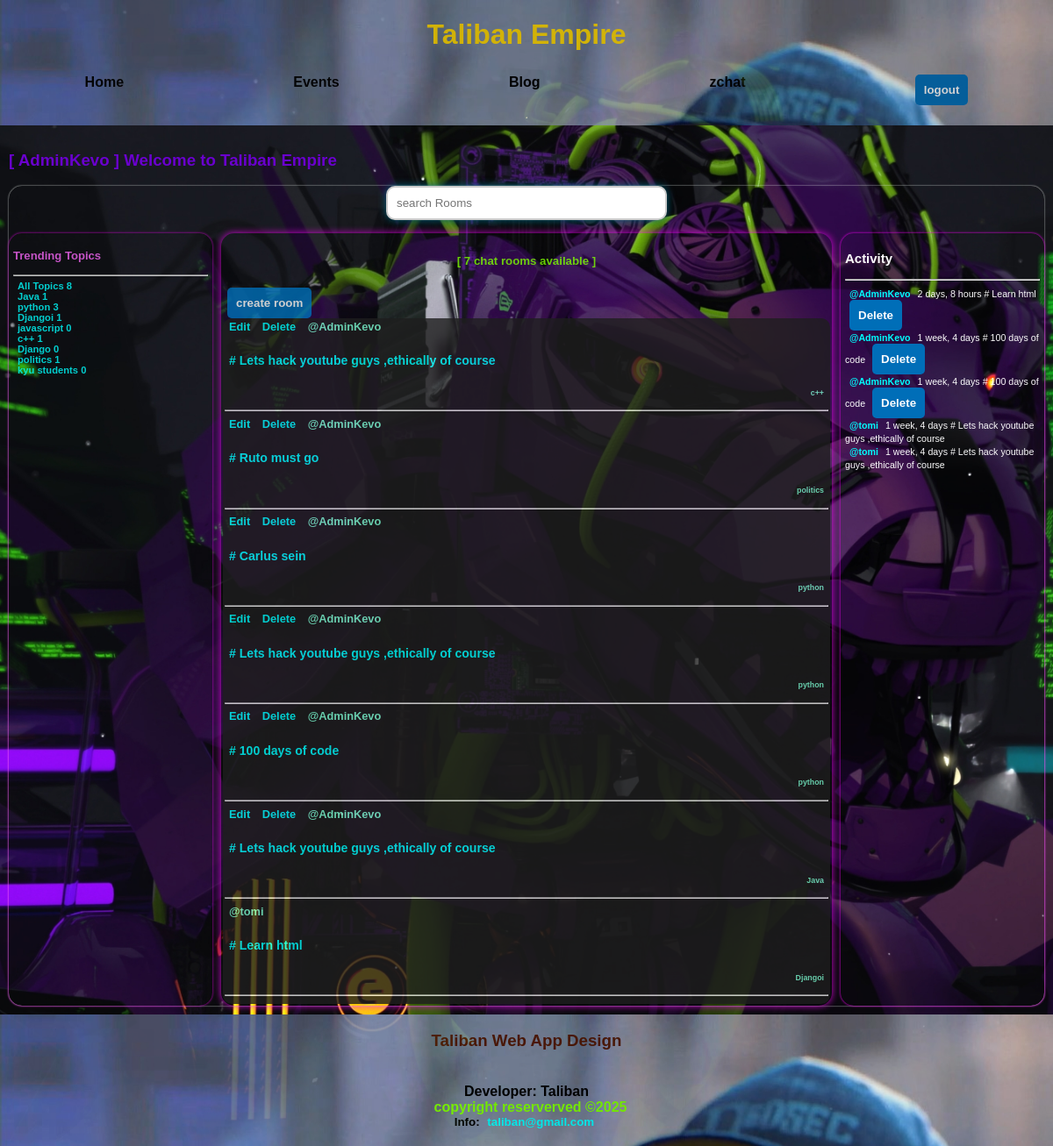
The page /zchat/ (signed in) on the database its author committed.
### zchat/models.py (models this page shows, shortened)
class Topic(models.Model):
    name = models.CharField(max_length=200)

class Room(models.Model):
    host = models.ForeignKey(User, on_delete=models.SET_NULL, null=True)
    topic = models.ForeignKey(Topic, on_delete=models.SET_NULL, null=True)
    name = models.CharField(max_length=200)
    description = models.TextField(null=True, blank=True)
    participants = models.ManyToManyField(User, related_name='participants', blank=True)
    updated = models.DateTimeField(auto_now=True)
    created = models.DateTimeField(auto_now_add=True)
    class Meta:
        ordering = ['-updated', '-created']
    def __str__(self):
        return self.name

class Message(models.Model):
    user = models.ForeignKey(User, on_delete=models.CASCADE)
    room = models.ForeignKey(Room, on_delete=models.CASCADE)
    body = models.TextField()
    updated = models.DateTimeField(auto_now=True)
    created = models.DateTimeField(auto_now_add=True)
    class Meta:
        ordering = ['-updated', '-created']

### zchat/views.py (the view)
# urls.py: 2. Add a URL to urlpatterns:  path('', views.home, name='home')
@login_required(login_url="login")
def home(request):
    q = request.GET.get('q') if request.GET.get('q') != None else ''
    rooms = Room.objects.filter(Q(topic__name__icontains = q) |
                                Q(name__icontains = q) |
                                Q(description__icontains = q)
                                )
    topics = Topic.objects.all()
    room_count = rooms.count()
    room_messages = Message.objects.filter(Q(room__topic__name__icontains=q))
    context = {
        'rooms': rooms,
        'topics':topics,
        'room_count': room_count,
        'room_messages': room_messages,
    }
    return render(request, "zchat/zchatHome.html", context)

### zchat/templates/zchat/zchatHome.html (shortened to what this page needs)
{% extends 'main.html' %}
        {% block content %}
        <div class="zchat-page">
                <div class="search-bar">
                        <form class="one-input" method="GET" action="{% url 'zchathome' %}">
                                <input id="search" type="search" name="q" placeholder="search Rooms"/>
                        </form>
                </div>
                <div class="zchat-container">
                        <div class="topics">
                                {% include 'zchat/topics_component.html' %}
                        </div>
                        <div class="m-room">
                                <h5 style="color: chartreuse; text-align: center;"> [ {{room_count}} chat rooms available ]</h5>
                                <a  href="{% url 'create-room' %}"><button >create room</button></a>
                                <br>
                                {% include 'zchat/feed_component.html' %}
                        </div>
                        <div class="recent-activity">
                                {% include 'zchat/activity_component.html' %}
                        </div>
                </div>
        </div>
        {% endblock %}

### templates/main.html (shortened to what this page needs)
<!DOCTYPE html>
{% load static %}
<html>
<head>
    <link rel='stylesheet' type='text/css' media='screen' href="{% static 'css/maino.css' %}">
    <link rel="stylesheet" href="{% static 'js' %}"/>
</head>
<body class="main-body">
    <header class="main-header">
        <h1 class="mname">Taliban Empire</h1>
        <nav class="naive">
            <a href="{% url 'index' %}">Home</a>
            <a href="{% url 'events' %}">Events</a>
            <a href="{% url 'posts' %} ">Blog</a>
            <a href="{% url 'zchathome' %}">zchat</a>
            {% if user.is_authenticated %}
            <a href="{% url 'logout' %}"><button>logout</button></a>
            {% else %}
            <a href="{% url 'login' %}?next={{request.path}}"><button>login</button></a>
            <a href="{% url 'register' %}"><button>SignUp</button></a>
            {% endif %}
        </nav>
        <hr>
    </header>
    <main class="main-content">
        {% if user.is_authenticated %}
        <h3 style="color: rgb(106, 0, 206);"> [ {{user.username}} ] Welcome to Taliban Empire</h3>
        {% else %}
        <h3>Welcome to Taliban Empire</h3>
        {% endif %}
        <div class="my-pgs">
        {% block content %}
        {% endblock %}
        </div>
    </main>
    <footer class="main-footer">
        <h3 style="align-self: center;">Taliban Web App Design</h3>
        <div class="tlbdes">
            <div class="tlbdes">
                Developer: Taliban
                <span style="color: chartreuse; margin-left: 9px;">copyright reserverved &copy;2025 </span>
                <small>Info: <a herf=" ">taliban@gmail.com</a></small>
            </div>
        </div>
    </footer>
</body>
</html>

### zchat/templates/zchat/topics_component.html
<h3 style="color: hsl(300, 88%, 68%);">Trending Topics</h3>
<hr>
<a href="{% url 'zchathome' %}">All Topics<span> {{topics.count}} </span></a>
{% for topic in topics %}
<div>
        <a href="{% url 'zchathome' %}?q={{topic.name}}"> {{topic.name}} <span style="text-align: end;"> {{topic.room_set.all.count}} </span></a>
</div>
{% endfor %}

### zchat/templates/zchat/feed_component.html (shortened to what this page needs)
<div class="room-specific">
    {% for room in rooms %}
    {% if request.user == room.host %}
    <a href="{% url 'update-room' room.id %}">Edit</a>
    <a href="{% url 'delete-room' room.id %}">Delete</a>
    {% endif %}
    <a href="{% url 'user-profile' room.host.id %}"><span style="color: aquamarine;">@{{room.host.username}} </span></a>
    <h5 class="my-h5-p" style="font-size: 1.1em;">  <a href="{% url 'zchatroom' room.id %}"># {{room.name}} </a> </h5>
    <small> <h5 class="my-h5-p" style=" color: aquamarine; text-align: end; padding-right: 5px;">{{room.topic.name}}</h5></small>
    <hr>
    {% endfor %}
</div>

### zchat/templates/zchat/activity_component.html
<h3>Activity</h3>
<hr>
{% for room_message in room_messages %}
<div>
        <small><a href="{% url 'user-profile' room_message.user.id %}">@{{room_message.user}}</a> {{room_message.created | timesince}} </small>
        <small># {{room_message.room}} </small>
        {% if request.user == room_message.user %}
        <a href="{% url 'delete-message' room_message.id %}"><small><button>Delete</button></small></a>
        {% endif %}
</div>
{% endfor %}

### static/css/maino.css (style rules this page uses)
* { box-sizing: border-box; }
.main-header { display: flex; background-color: hsl(207, 75%, 61%); background-image: url(../images/wallhaven-6ql7el.jpg); flex-direction: column; text-align: center; flex-wrap: wrap; flex-grow: 1; flex-shrink: 1; opacity: 0.8; }
.main-header .naive { display: flex; flex-direction: row; flex-wrap: wrap; justify-content: center; }
.main-header .mname { color: gold; animation-name: rotate; animation-timing-function: linear; animation-duration: 7s; animation-iteration-count: infinite; animation-direction: alternate; animation-play-state: running; }
.main-body { background-color: rgb(165, 209, 245); margin: 0px; font-family: Arial, Helvetica, sans-serif; display: flex; flex-direction: column; flex-wrap: wrap; background-image: url(../images/background.jpg); background-position: center; background-repeat: no-repeat; background-size: cover; background-attachment: fixed; backdrop-filter: blur(); }
.main-content { min-height: 100vh; padding: 10px; }
.main-footer { display: flex; flex-wrap: wrap; flex-direction: column; background-color: hsl(207, 59%, 62%); text-align: center; opacity: 0.9; background-image: url(../images/wallhaven-6ql7el.jpg); }
.main-footer .tlbdes { display: flex; flex-wrap: wrap; flex-direction: column; font-weight: bold; padding: 10px; }
.main-footer h3 { color: hsl(16, 84%, 17%); }
button { padding: 10px; background-color: #0070ba; color: #fff; border: none; border-radius: 5px; cursor: pointer; font-weight: bold; }
.naive a { flex-grow: 1; flex-shrink: 1; text-decoration: none; color: hsl(0, 0%, 0%); font-weight: bold; text-align: center; }
a { text-decoration: none; color: aqua; font-weight: bold; padding: 5px; }
input { margin-bottom: 15px; padding: 10px; border-radius: 10px; border: 2px solid #ccc; box-shadow: 0 0 10px hsl(192, 95%, 24%); min-width: 40vh; }
.my-pgs { display: flex; flex-direction: column; flex-grow: 1; flex-shrink: 1; flex-wrap: wrap; }
.zchat-page { display: flex; flex-direction: column; flex-wrap: wrap; align-items: center; box-shadow: 0 0 2px rgb(229, 235, 230); border-radius: 15px; }
.zchat-container { display: flex; display:grid; grid-template-columns: 1fr 3fr 1fr; grid-column-gap: 10px; }
.topics { color: rgb(255, 255, 255); border-radius: 15px; box-shadow: 0 0 3px hsl(300, 100%, 51%); font-size: 0.7em; opacity: 0.8; padding: 5px; max-width: 100%; flex-grow: 1; flex-shrink: 5; }
.m-room { color: white; border-radius: 15px; padding: 2px; box-shadow: 0 0 8px hsl(300, 100%, 51%); opacity: 0.8; flex-grow: 5; flex-shrink: 1; }
.recent-activity { border-radius: 15px; padding: 5px; color: white; box-shadow: 0 0 3px hsl(300, 100%, 51%); opacity: 0.99; font-size: 0.8em; flex-grow: 1; flex-shrink: 5; }
.room-specific { border-radius: 10px; background-color: hsl(0, 2%, 12%); padding: 2px; font-size: 0.8em; }
.my-h5-p { color: aquamarine; }

### rows shown on the page
Topic: name "Java", room_set.all.count "1"
Topic: name "python", room_set.all.count "3"
Topic: name "Djangoi", room_set.all.count "1"
Topic: name "javascript", room_set.all.count "0"
Topic: name "c++", room_set.all.count "1"
Topic: name "Django", room_set.all.count "0"
Topic: name "politics", room_set.all.count "1"
Topic: name "kyu students", room_set.all.count "0"
Room: shows "Edit", host.username "AdminKevo", name "Lets hack youtube guys ,ethically of course", topic.name "c++"
Room: shows "Edit", host.username "AdminKevo", name "Ruto must go", topic.name "politics"
Room: shows "Edit", host.username "AdminKevo", name "Carlus sein", topic.name "python"
Room: shows "Edit", host.username "AdminKevo", name "Lets hack youtube guys ,ethically of course", topic.name "python"
Room: shows "Edit", host.username "AdminKevo", name "100 days of code", topic.name "python"
Room: shows "Edit", host.username "AdminKevo", name "Lets hack youtube guys ,ethically of course", topic.name "Java"
Room: host.username "tomi", name "Learn html", topic.name "Djangoi"
Message: user "AdminKevo", created "2 days, 8 hours", room "Learn html", shows "Delete"
Message: user "AdminKevo", created "1 week, 4 days", room "100 days of code", shows "Delete"
Message: user "AdminKevo", created "1 week, 4 days", room "100 days of code", shows "Delete"
Message: user "tomi", created "1 week, 4 days", room "Lets hack youtube guys ,ethically of course"
Message: user "tomi", created "1 week, 4 days", room "Lets hack youtube guys ,ethically of course"

### other values the page prints
{{ user.username }} "AdminKevo"
{{ topics.count }} "8"
{{ room_count }} "7"
